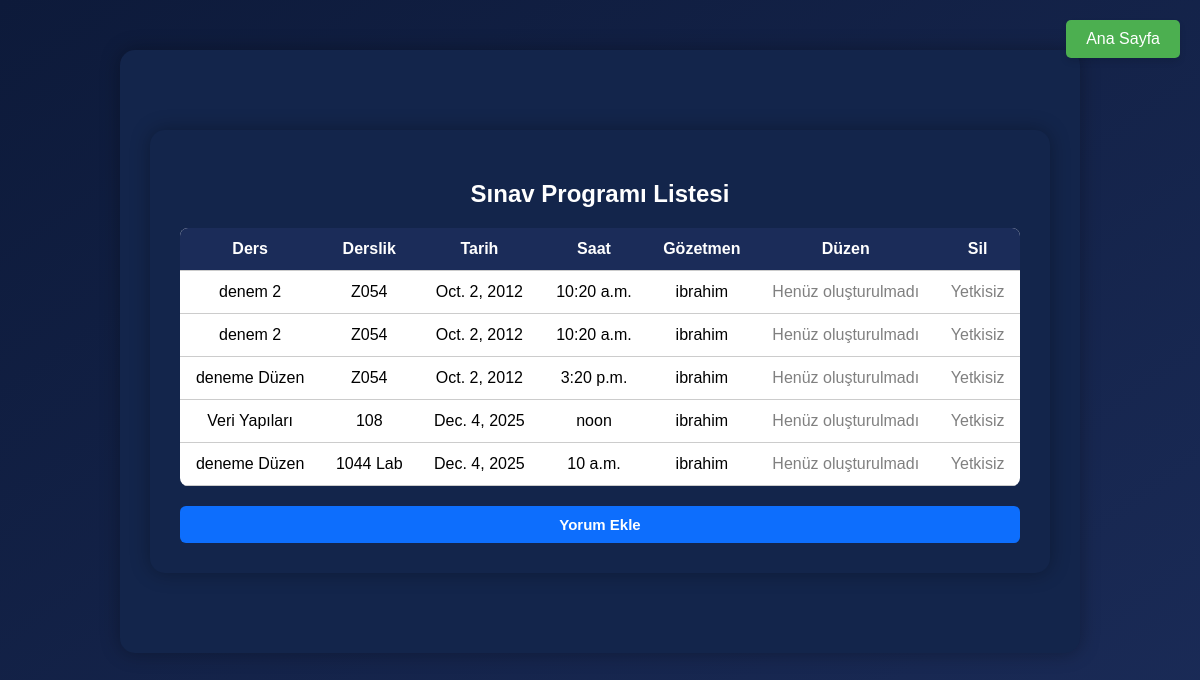
Before: /uni/sinav-listesi/ (signed in) with the older database file.
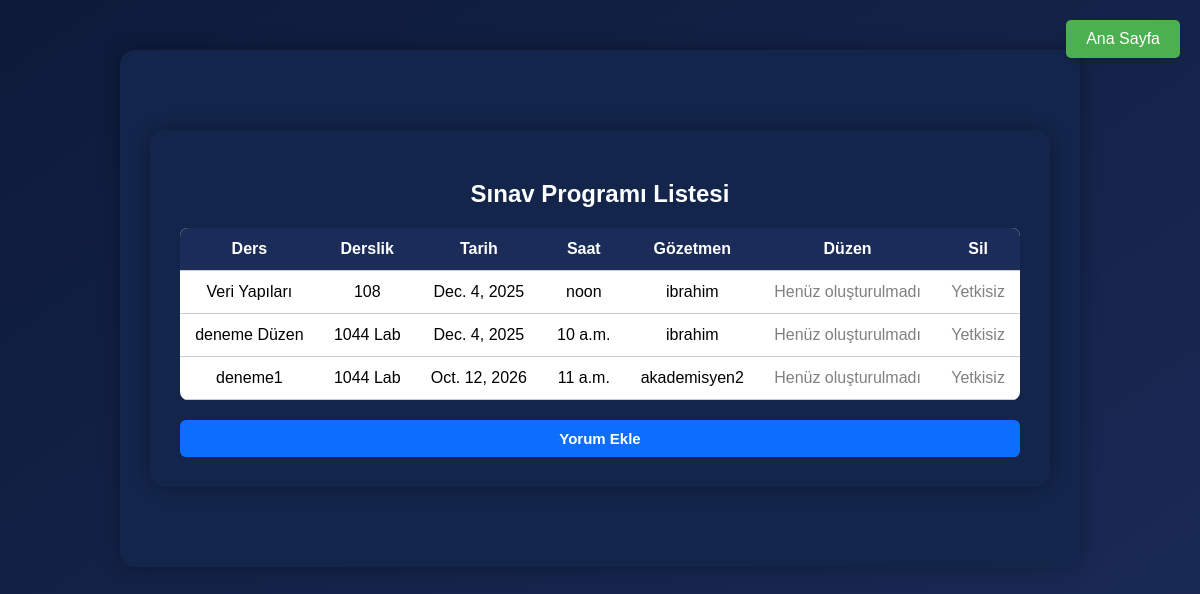
After: the same page with the newer database file.
### uni/models.py (models this page shows, shortened)
class SinavProgrami(models.Model):
    ders = models.ForeignKey(Ders, on_delete=models.CASCADE)
    derslik = models.ForeignKey(Derslik, on_delete=models.CASCADE)
    tarih = models.DateField()
    saat = models.TimeField()
    gozetmen = models.ForeignKey(CustomUser, on_delete=models.SET_NULL, null=True, blank=True, limit_choices_to={'role': 'akademisyen'})

class Ders(models.Model):
    kod = models.CharField(max_length=10, unique=True)
    ad = models.CharField(max_length=100)
    ogrenci_sayisi = models.IntegerField(default=0)
    kredi = models.IntegerField()
    bolum = models.CharField(max_length=100)

class Derslik(models.Model):
    ad = models.CharField(max_length=50, unique=True)
    kapasite = models.IntegerField()

class CustomUser(AbstractUser):
    ROLE_CHOICES = (
        ('bolum_baskani', 'Bölüm Başkanı'),
        ('bolum_sekreteri', 'Bölüm Sekreteri'),
        ('akademisyen', 'Akademisyen'),
        ('ogrenci', 'Öğrenci'),
    )
    role = models.CharField(max_length=20, choices=ROLE_CHOICES, null=True, blank=True)

### uni/views.py (the view)
# urls.py: path('sinav-listesi/', sinav_listesi, name='sinav_listesi'),
@login_required
def sinav_listesi(request):
    sinavlar = SinavProgrami.objects.all()
    return render(request, 'sinav_listesi.html', {'sinavlar': sinavlar})

### uni/templates/sinav_listesi.html (shortened to what this page needs)
{% extends "base.html" %}
{% block content %}
<div class="container">
    <h2>Sınav Programı Listesi</h2>
    <a href="{% url 'home' %}" class="btn-home">Ana Sayfa</a>
    <table>
        <tr>
            <th>Ders</th>
            <th>Derslik</th>
            <th>Tarih</th>
            <th>Saat</th>
            <th>Gözetmen</th>
            <th>Düzen</th>
            <th>Sil</th>
        </tr>
        {% for sinav in sinavlar %}
        <tr>
            <td>{{ sinav.ders.ad }}</td>
            <td>{{ sinav.derslik.ad }}</td>
            <td>{{ sinav.tarih }}</td>
            <td>{{ sinav.saat }}</td>
            <td>{% if sinav.gozetmen %}{{ sinav.gozetmen.username }}{% else %}-{% endif %}</td>
            <td>
                {% with plan=sinav.oturmaplani_set.first %}
                    {% if user.role == 'bolum_baskani' or user.role == 'bolum_sekreteri' %}
                        {% if plan %}
                            <a href="{% url 'oturma_plani' sinav.id %}"><button>Görüntüle</button></a>
                            <a href="{% url 'oturma_plani_olustur' sinav.id %}"><button >Yeniden Oluştur</button></a>
                        {% else %}
                            <a href="{% url 'oturma_plani_olustur' sinav.id %}"><button>Oluştur</button></a>
                        {% endif %}
                    {% else %}
                        {% if plan %}
                            <a href="{% url 'oturma_plani' sinav.id %}"><button>Görüntüle</button></a>
                        {% else %}
                            <span style="color: gray;">Henüz oluşturulmadı</span>
                        {% endif %}
                    {% endif %}
                {% endwith %}
            </td>
            <td>
                <form method="post" action="{% url 'sinav_sil' sinav.id %}">
                    {% if request.user.role == "bolum_baskani" or request.user.role == "bolum_sekreteri" %}
                        {% csrf_token %}
                        <button type="submit" style="background-color: red;">Sil</button>
                    {% else %}
                    <span style="color: gray;">Yetkisiz</span>
                    {% endif %}
                </form>
            </td>
        </tr>
        {% empty %}
        <tr>
            <td colspan="6">Henüz sınav programı eklenmemiş.</td>
        </tr>
        {% endfor %}
    </table>
    {% if request.user.role == "bolum_baskani" or request.user.role == "bolum_sekreteri" %}
    <a href="{% url 'sinav_ekle' %}" class="btn-ekle">Yeni Sınav Ekle</a>
    {% else %}
    <a href="{% url 'sinav_yorum_ekle' %}" class="btn-yorum-mavi">Yorum Ekle</a>
    {% endif %}
</div>
{% endblock %}

Changed rows visible on the page:
removed SinavProgrami: ders.ad "denem 2", derslik.ad "Z054", tarih "Oct. 2, 2012", saat "10:20 a.m.", gozetmen.username "ibrahim"
removed SinavProgrami: ders.ad "denem 2", derslik.ad "Z054", tarih "Oct. 2, 2012", saat "10:20 a.m.", gozetmen.username "ibrahim"
removed SinavProgrami: ders.ad "deneme Düzen", derslik.ad "Z054", tarih "Oct. 2, 2012", saat "3:20 p.m.", gozetmen.username "ibrahim"
added SinavProgrami: ders.ad "deneme1", derslik.ad "1044 Lab", tarih "Oct. 12, 2026", saat "11 a.m.", gozetmen.username "akademisyen2"
